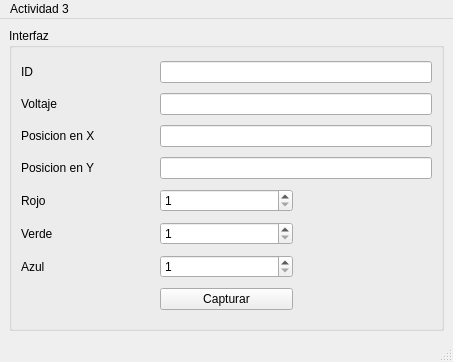
<?xml version="1.0" encoding="UTF-8"?>
<ui version="4.0">
 <class>MainWindow</class>
 <widget class="QMainWindow" name="MainWindow">
  <property name="geometry">
   <rect>
    <x>0</x>
    <y>0</y>
    <width>453</width>
    <height>362</height>
   </rect>
  </property>
  <property name="windowTitle">
   <string>MainWindow</string>
  </property>
  <widget class="QWidget" name="centralwidget">
   <layout class="QGridLayout" name="gridLayout_2">
    <item row="0" column="0">
     <widget class="QGroupBox" name="groupBox">
      <property name="title">
       <string>Interfaz</string>
      </property>
      <layout class="QGridLayout" name="gridLayout">
       <item row="0" column="0">
        <widget class="QLabel" name="label">
         <property name="text">
          <string>ID</string>
         </property>
        </widget>
       </item>
       <item row="0" column="1" colspan="2">
        <widget class="QLineEdit" name="lineEdit"/>
       </item>
       <item row="1" column="0">
        <widget class="QLabel" name="label_2">
         <property name="text">
          <string>Voltaje</string>
         </property>
        </widget>
       </item>
       <item row="1" column="1" colspan="2">
        <widget class="QLineEdit" name="lineEdit_4"/>
       </item>
       <item row="2" column="0">
        <widget class="QLabel" name="label_6">
         <property name="text">
          <string>Posicion en X</string>
         </property>
        </widget>
       </item>
       <item row="2" column="1" colspan="2">
        <widget class="QLineEdit" name="lineEdit_3"/>
       </item>
       <item row="3" column="0">
        <widget class="QLabel" name="label_7">
         <property name="text">
          <string>Posicion en Y</string>
         </property>
        </widget>
       </item>
       <item row="3" column="1" colspan="2">
        <widget class="QLineEdit" name="lineEdit_2"/>
       </item>
       <item row="4" column="0">
        <widget class="QLabel" name="label_3">
         <property name="text">
          <string>Rojo</string>
         </property>
        </widget>
       </item>
       <item row="4" column="1">
        <widget class="QSpinBox" name="spinBox">
         <property name="minimum">
          <number>1</number>
         </property>
         <property name="maximum">
          <number>255</number>
         </property>
        </widget>
       </item>
       <item row="5" column="0">
        <widget class="QLabel" name="label_4">
         <property name="text">
          <string>Verde</string>
         </property>
        </widget>
       </item>
       <item row="5" column="1">
        <widget class="QSpinBox" name="spinBox_2">
         <property name="minimum">
          <number>1</number>
         </property>
         <property name="maximum">
          <number>255</number>
         </property>
        </widget>
       </item>
       <item row="6" column="0">
        <widget class="QLabel" name="label_5">
         <property name="text">
          <string>Azul</string>
         </property>
        </widget>
       </item>
       <item row="6" column="1">
        <widget class="QSpinBox" name="spinBox_3">
         <property name="minimum">
          <number>1</number>
         </property>
         <property name="maximum">
          <number>255</number>
         </property>
        </widget>
       </item>
       <item row="7" column="1">
        <widget class="QPushButton" name="pushButton">
         <property name="text">
          <string>Capturar</string>
         </property>
        </widget>
       </item>
      </layout>
     </widget>
    </item>
   </layout>
  </widget>
  <widget class="QMenuBar" name="menubar">
   <property name="geometry">
    <rect>
     <x>0</x>
     <y>0</y>
     <width>453</width>
     <height>21</height>
    </rect>
   </property>
   <widget class="QMenu" name="menuActividad_3">
    <property name="title">
     <string>Actividad 3</string>
    </property>
   </widget>
   <addaction name="menuActividad_3"/>
  </widget>
  <widget class="QStatusBar" name="statusbar"/>
 </widget>
 <resources/>
 <connections/>
</ui>
